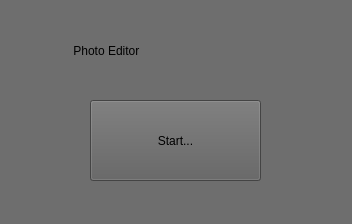
<?xml version="1.0" encoding="UTF-8"?>
<ui version="4.0">
 <class>MainWindow</class>
 <widget class="QMainWindow" name="MainWindow">
  <property name="geometry">
   <rect>
    <x>0</x>
    <y>0</y>
    <width>352</width>
    <height>224</height>
   </rect>
  </property>
  <property name="windowTitle">
   <string>MainWindow</string>
  </property>
  <property name="styleSheet">
   <string notr="true">background-color: rgb(110, 110, 110);
</string>
  </property>
  <widget class="QWidget" name="centralwidget">
   <widget class="QLabel" name="label">
    <property name="geometry">
     <rect>
      <x>70</x>
      <y>30</y>
      <width>201</width>
      <height>41</height>
     </rect>
    </property>
    <property name="styleSheet">
     <string notr="true">font: 26pt &quot;Tempus Sans ITC&quot;;
background-color: none;
</string>
    </property>
    <property name="text">
     <string> Photo Editor</string>
    </property>
   </widget>
   <widget class="QPushButton" name="w1_start">
    <property name="geometry">
     <rect>
      <x>90</x>
      <y>100</y>
      <width>171</width>
      <height>81</height>
     </rect>
    </property>
    <property name="styleSheet">
     <string notr="true">QPushButton {font: 
	20pt &quot;Tempus Sans ITC&quot;;
	background-color: rgb(95, 95, 95);
}

QPushButton:hover {
	background-color: rgb(100, 100, 100);
}</string>
    </property>
    <property name="text">
     <string>Start...</string>
    </property>
   </widget>
  </widget>
  <widget class="QMenuBar" name="menubar">
   <property name="geometry">
    <rect>
     <x>0</x>
     <y>0</y>
     <width>352</width>
     <height>21</height>
    </rect>
   </property>
  </widget>
  <widget class="QStatusBar" name="statusbar"/>
 </widget>
 <resources/>
 <connections/>
</ui>
